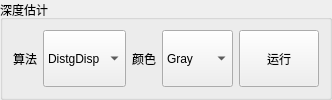
       <widget class="QGroupBox" name="groupBoxDepth">
        <property name="sizePolicy">
         <sizepolicy hsizetype="Minimum" vsizetype="Minimum">
          <horstretch>0</horstretch>
          <verstretch>0</verstretch>
         </sizepolicy>
        </property>
        <property name="title">
         <string>深度估计</string>
        </property>
        <layout class="QVBoxLayout" name="verticalLayout_3">
         <property name="leftMargin">
          <number>5</number>
         </property>
         <property name="topMargin">
          <number>5</number>
         </property>
         <property name="rightMargin">
          <number>5</number>
         </property>
         <property name="bottomMargin">
          <number>5</number>
         </property>
         <item>
          <layout class="QHBoxLayout" name="horizontalLayoutDepth">
           <property name="leftMargin">
            <number>5</number>
           </property>
           <property name="topMargin">
            <number>5</number>
           </property>
           <property name="rightMargin">
            <number>5</number>
           </property>
           <property name="bottomMargin">
            <number>5</number>
           </property>
           <item>
            <widget class="QLabel" name="labelDepthAlgo">
             <property name="sizePolicy">
              <sizepolicy hsizetype="Minimum" vsizetype="Minimum">
               <horstretch>0</horstretch>
               <verstretch>0</verstretch>
              </sizepolicy>
             </property>
             <property name="text">
              <string>算法</string>
             </property>
            </widget>
           </item>
           <item>
            <widget class="QComboBox" name="comboBoxDepthAlgo">
             <property name="sizePolicy">
              <sizepolicy hsizetype="Minimum" vsizetype="Minimum">
               <horstretch>0</horstretch>
               <verstretch>0</verstretch>
              </sizepolicy>
             </property>
             <item>
              <property name="text">
               <string>DistgDisp</string>
              </property>
             </item>
             <item>
              <property name="text">
               <string>OACC</string>
              </property>
             </item>
            </widget>
           </item>
           <item>
            <widget class="QLabel" name="labelDepthPatchColor">
             <property name="sizePolicy">
              <sizepolicy hsizetype="Minimum" vsizetype="Minimum">
               <horstretch>0</horstretch>
               <verstretch>0</verstretch>
              </sizepolicy>
             </property>
             <property name="text">
              <string>颜色</string>
             </property>
            </widget>
           </item>
           <item>
            <widget class="QComboBox" name="comboBoxDepthPatchColor">
             <property name="sizePolicy">
              <sizepolicy hsizetype="Minimum" vsizetype="Minimum">
               <horstretch>0</horstretch>
               <verstretch>0</verstretch>
              </sizepolicy>
             </property>
             <property name="maximumSize">
              <size>
               <width>16777215</width>
               <height>16777215</height>
              </size>
             </property>
             <item>
              <property name="text">
               <string>Gray</string>
              </property>
             </item>
             <item>
              <property name="text">
               <string>Jet</string>
              </property>
             </item>
             <item>
              <property name="text">
               <string>Plasma</string>
              </property>
             </item>
            </widget>
           </item>
           <item>
            <widget class="QPushButton" name="btnDE">
             <property name="sizePolicy">
              <sizepolicy hsizetype="Minimum" vsizetype="Minimum">
               <horstretch>0</horstretch>
               <verstretch>0</verstretch>
              </sizepolicy>
             </property>
             <property name="text">
              <string>运行</string>
             </property>
            </widget>
           </item>
          </layout>
         </item>
        </layout>
       </widget>
